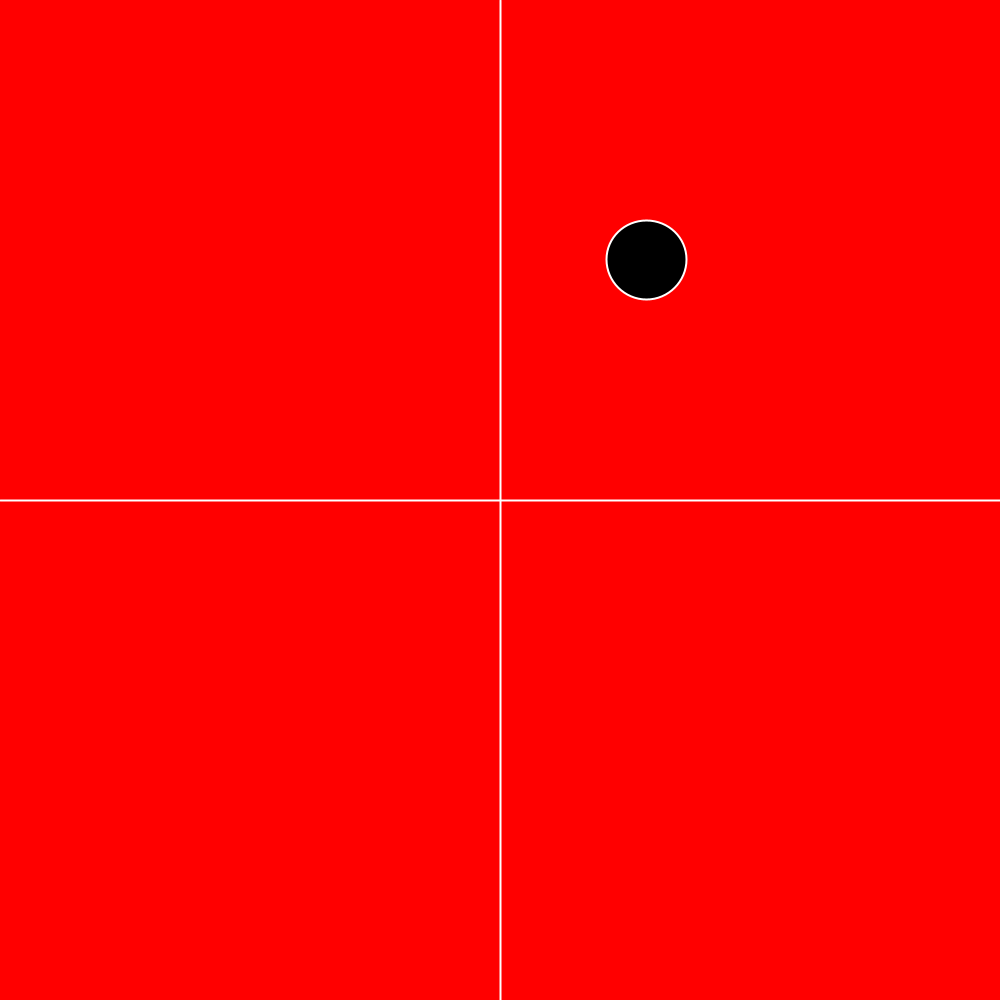
Frame 1 (no input)
Frame 60 (the mouse pressed at the canvas centre just before this capture): identical to frame 1, image omitted
Frame 120 (the mouse held since frame 60 and released just before this capture): identical to frame 1, image omitted

The Processing sketch that drew this single still picture (run headless with seeded random() and noise(); from frame 60 on, the mouse is pressed at the canvas centre):

// Processing sketch: Homework_WK_18_Corner_friction_STILL_BROKEN
// ── Homework_WK_18_Corner_friction_STILL_BROKEN.pde
Mystifying ball;
PVector wind = new PVector(0.02,0);
PVector lift = new PVector(0,0.01);
PVector gravity = new PVector(0,0.98);
PVector zero = new PVector(0,0);


void setup(){
  size(1000,1000);
  ball = new Mystifying();
}

void draw(){
  PVector friction = ball.velocity.set(zero);
  background(255,0,0);
  ball.display();
  ball.update();
  ball.borders();
  if(ball.location.x > width/2 && ball.location.y < height/2){
    ball.applyForce(gravity);
  }
  if(ball.location.x > width/2 && ball.location.y > height/2){
    ball.applyForce(wind);
  }
  if(ball.location.x < width/2 && ball.location.y < height/2){
    ball.applyForce(friction);
  }
}
    
// ── WONDERRRRRR.pde
class Mystifying{
  PVector location;
  PVector velocity;
  PVector acceleration;
  float mass;
  color c;
  
  Mystifying(){
    location = new PVector(random(width),random(height));
    velocity = new PVector(random(-2,2),random(-2,2));
    acceleration =  new PVector(0,0);
    mass = random(1,6);
  }
  
  void display(){
    strokeWeight(2);
    stroke(255);
    fill(0);
    ellipse(location.x,location.y,15*mass,15*mass);
    line(width/2,0,width/2,height);
    line(0,height/2,width,height/2);
  }
  void update(){
    location.sub(velocity);
    velocity.add(acceleration);
    acceleration.mult(0);
  }
  
  void applyForce(PVector force){
    acceleration.add(force);
    PVector f = PVector.div(force, mass);
    ball.acceleration.add(f);
  }
  
  void borders(){
    if(location.x > width-7.5){
      velocity.x = velocity.x * -0.98;
    } else if(location.x < 7.5){
      velocity.x = velocity.x * -0.98;
    }
    if(location.y > height-7.5){
      velocity.y = velocity.y*-0.98;
    } else if(location.y < 7.5){
      velocity.y = velocity.y * -0.98;
    }
  }
}
